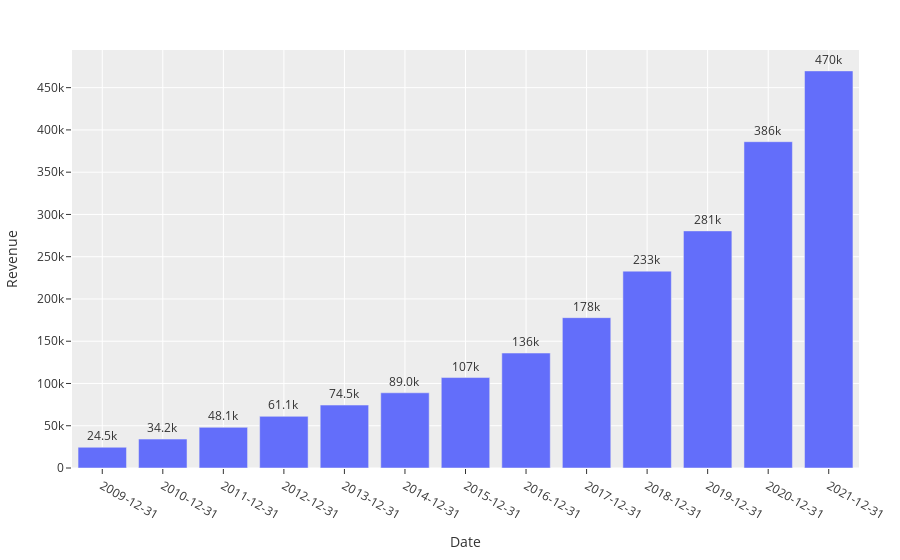

Notebook source saved alongside this figure:
### Markdown cell above
### Revenue

### Code cell
fig_rev = px.bar(dict_income['AMZN']['Revenue'],
                 y='Revenue',
                 text_auto='.3s',
                 hover_data = {'Revenue': ':,.2d'})
fig_rev.update_xaxes(type='category')
fig_rev.update_traces(textfont_size=12, textangle=0, textposition="outside", cliponaxis=False)
fig_rev.update_layout(template=THEME, margin = MARGIN)
fig_rev.show()

### Figure 1 — Plotly figure (JSON) as saved in the notebook; plotly's stock layout.template omitted (floating-point values rounded to 4 significant figures)
{"data": [{"alignmentgroup": "True", "cliponaxis": false, "hovertemplate": "Date=%{x}<br>Revenue=%{y:,.2d}<extra></extra>", "legendgroup": "", "marker": {"color": "#636efa", "pattern": {"shape": ""}}, "name": "", "offsetgroup": "", "orientation": "v", "showlegend": false, "textangle": 0, "textfont": {"size": 12}, "textposition": "outside", "texttemplate": "%{y:.3s}", "type": "bar", "x": ["2009-12-31", "2010-12-31", "2011-12-31", "2012-12-31", "2013-12-31", "2014-12-31", "2015-12-31", "2016-12-31", "2017-12-31", "2018-12-31", "2019-12-31", "2020-12-31", "2021-12-31"], "xaxis": "x", "y": [24509, 34204, 48077, 61093, 74452, 88988, 107006, 135987, 177866, 232887, 280522, 386064, 469822], "yaxis": "y"}], "layout": {"barmode": "relative", "legend": {"tracegroupgap": 0}, "margin": {"b": 30, "l": 25, "r": 25, "t": 50}, "xaxis": {"anchor": "y", "domain": [0, 1], "title": {"text": "Date"}, "type": "category"}, "yaxis": {"anchor": "x", "domain": [0, 1], "title": {"text": "Revenue"}}}}
